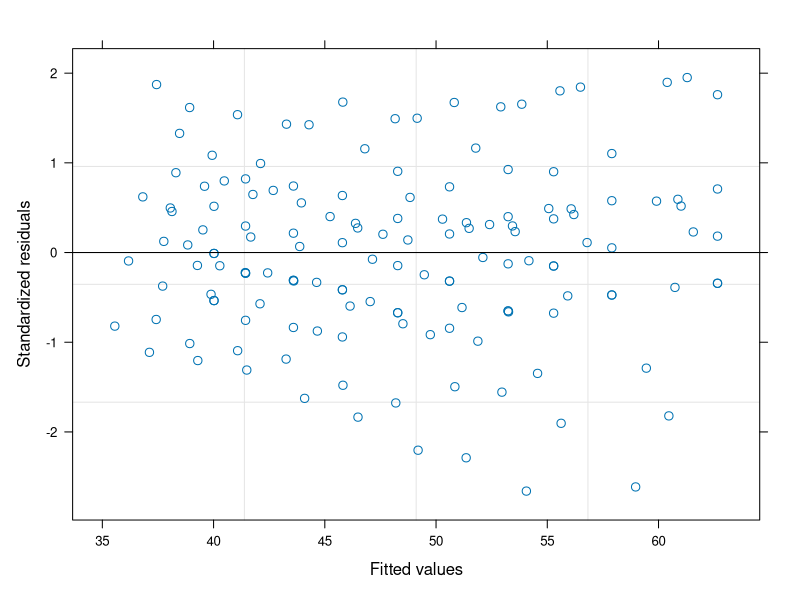
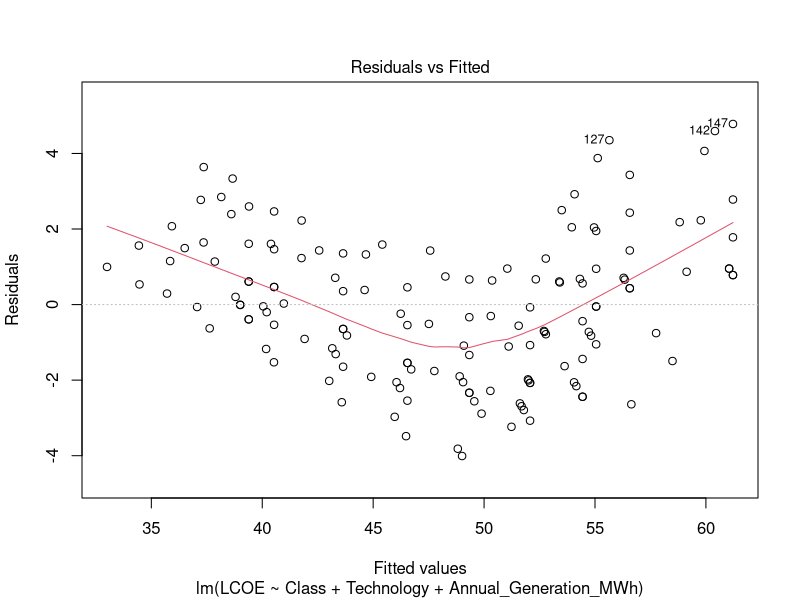
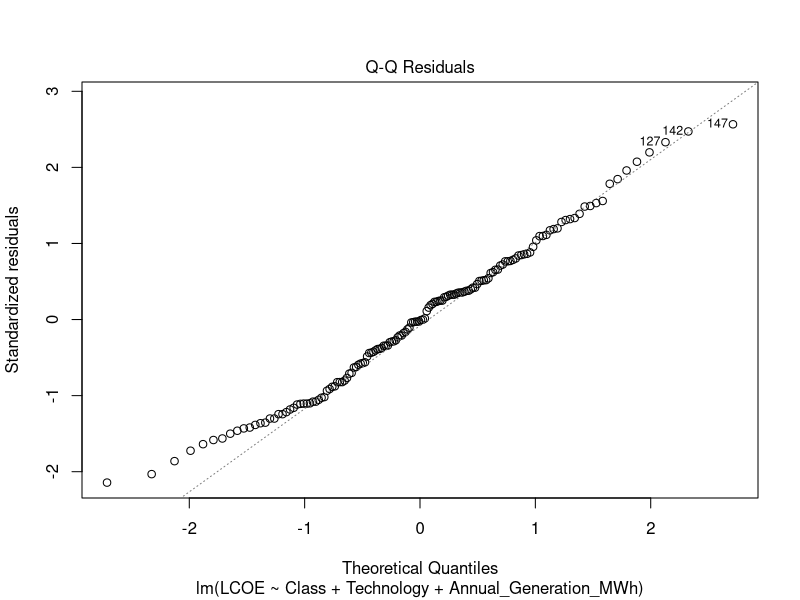
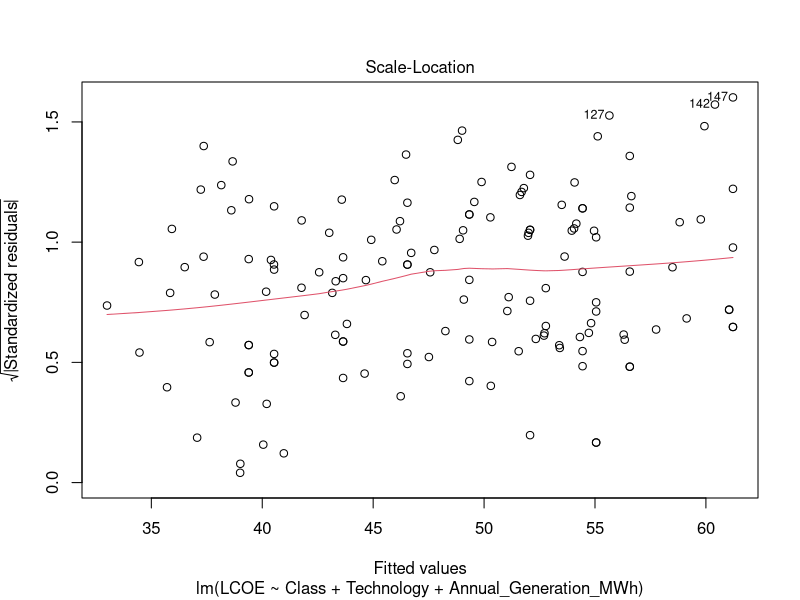
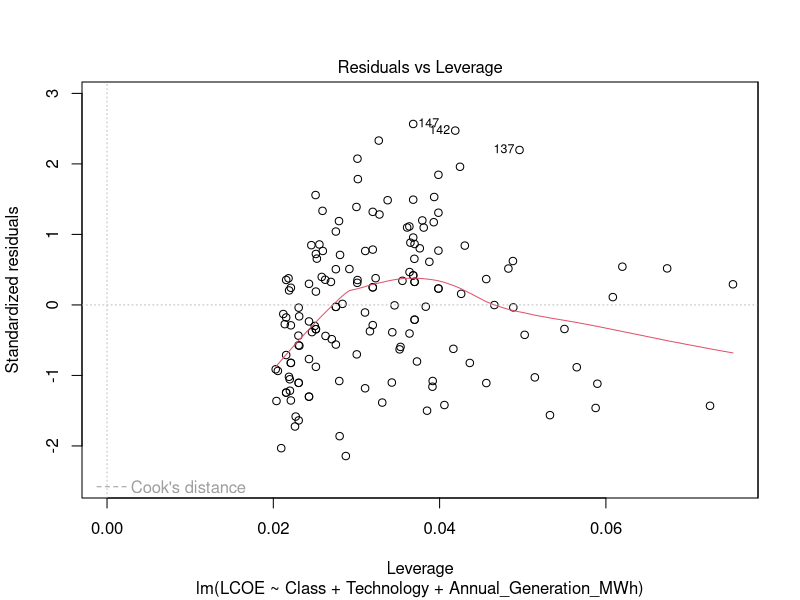

These figures' R source, in order: (Note: this script raises an error after producing the figures.)
## ---- chunk 1
#Load packages
library(tidyverse)
library(here)
library(dplyr)
library(readxl)
library(openxlsx)

#Load in data
Solar_ATB <- read.csv("Processed_Data/Solar_ATB_Long.csv")

view(Solar_ATB)
Solar_ATB <- Solar_ATB %>%
  select(-"X")

view(Solar_ATB)

## ---- chunk 2
library(lme4)
library(nlme)

Solar_ATB

multi_model1 <- lme(LCOE ~ Annual_Generation_MWh + Technology,
                   random = ~1 | Class, data = Solar_ATB)

summary(multi_model1)
plot(multi_model1)

AIC(multi_model1)
## ---- chunk 3
gen1.lm <- lm(LCOE ~
                Class + Technology +
                Annual_Generation_MWh,
             data = Solar_ATB)
## ---- chunk 4
plot(gen1.lm)

## ---- chunk 5

Solar_ATB_log <- Solar_ATB %>% 
  mutate(Annual_Energy_Production_log =
           log10(Annual_Energy_Production))

gen2.lm <- lm(LCOE ~
                Class + Technology +
                Annual_Energy_Production_log,
             data = Solar_ATB_log)

gen3.lm <- lm(LCOE ~
                Annual_Energy_Production + CAPEX,
             data = Solar_ATB)

gen4.lm <- lm(LCOE ~
                Annual_Energy_Production_log + Construct_Finance_Costs,
             data = Solar_ATB_log)


## ---- chunk 6

plot(gen2.lm)
plot(gen3.lm)
plot(gen4.lm)

## ---- chunk 7
net1.lm <- lm(LCOE ~
                Net_Cap_Factor + Technology,
             data = Solar_ATB_log)

Solar_ATB_log <- Solar_ATB %>% 
  mutate(Net_Cap_Factor_log =
           log10(Net_Cap_Factor))

net2.lm <- lm(LCOE ~
                Net_Cap_Factor_log + Technology,
             data = Solar_ATB_log)

class.lm <- lm(LCOE ~
                Class + Technology,
             data = Solar_ATB_log)

plot(net1.lm)
plot(net2.lm)
plot(class.lm)

## ---- chunk 8



summary(multi_model1)

multi_model2 <- lme(LCOE ~ Net_Cap_Factor +
                      Annual_Energy_Production + Technology,
                   random = ~1 | Class, data = Solar_ATB)

summary(multi_model2)
